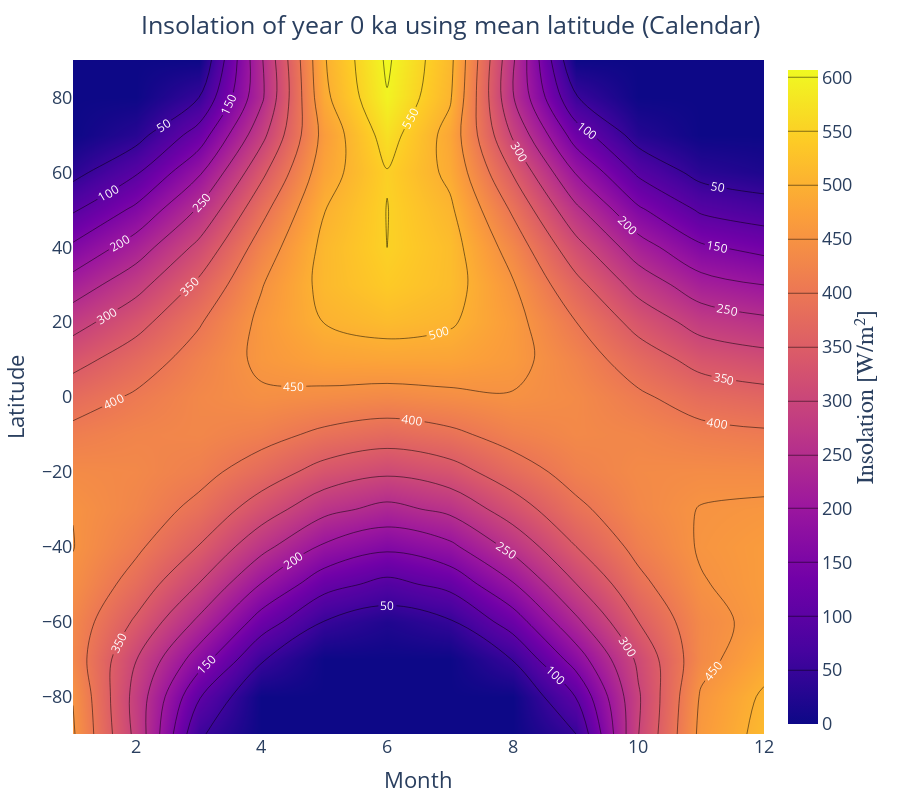

Notebook cell for this chart:
### Markdown cell above
### 1.2.b) Contour de l'année 127 ka BP utilisant la longitude moyenne (calendrier)

### Code cell
cont_127bp_cal = plot(contour(x=month, y=lat, z=INS_127bp_cal,
        line_smoothing=0.99, contours_coloring="heatmap",
        contours=attr(coloring="heatmap", showlabels=true, labelfont=attr(size=12, color="white")),
        colorbar=attr(title="Insolation [W/m²]", titleside="right", titlefont=attr(size=24, family="Arial, sans-serif")), size=(900, 500)),
    Layout(width=900, height=800, xaxis_title="Month", yaxis_title="Latitude",
        title=attr(text="Insolation of year 0 ka using mean latitude (Calendar)", y=0.98, x=0.5, xanchor="center", yanchor="top"), font=attr(size=18)))

### Figure 1 — Plotly figure (JSON) as saved in the notebook; plotly's stock layout.template omitted (floating-point values rounded to 4 significant figures; data arrays with more than 128 entries replaced by an {"elided": "..."} marker saying what was removed)
{"data": [{"colorbar": {"title": "Insolation [W/m²]", "titlefont": {"family": "Arial, sans-serif", "size": 24}, "titleside": "right"}, "contours": {"coloring": "heatmap", "labelfont": {"color": "white", "size": 12}, "showlabels": true}, "line": {"smoothing": 0.99}, "size": [900, 500], "transpose": true, "type": "contour", "x": [1, 2, 3, 4, 5, 6, 7, 8, 9, 10, 11, 12], "y": [90, 80, 70, 60, 50, 40, 30, 20, 10, 0, -10, -20, -30, -40, -50, -60, -70, -80, -90], "z": {"elided": "12x19 float values"}}], "layout": {"font": {"size": 18}, "height": 800, "margin": {"b": 50, "l": 50, "r": 50, "t": 60}, "title": {"text": "Insolation of year 0 ka using mean latitude (Calendar)", "x": 0.5, "xanchor": "center", "y": 0.98, "yanchor": "top"}, "width": 900, "xaxis": {"title": {"text": "Month"}}, "yaxis": {"title": {"text": "Latitude"}}}}
